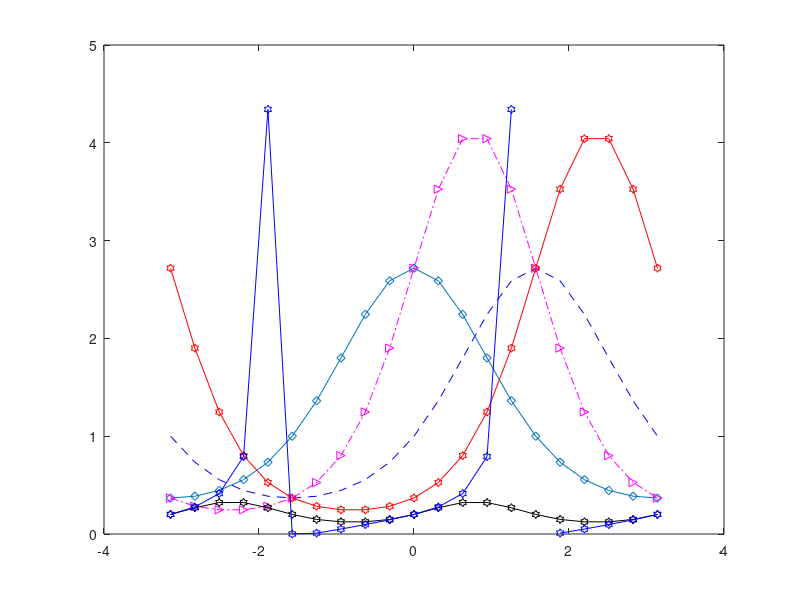

MATLAB code for this plot:
x=-pi:pi/10:pi;
y1=exp(sin(x));
y2=exp(cos(x));
y3=exp(sin(x)+cos(x));
y4=exp(sin(x)-cos(x));
y5=0.2*exp(sin(x).*cos(x));
y6=0.2*exp(sin(x)./cos(x));
plot(x,y1,'b--',x,y2,'d-',x,y3,'m>-.',x,y4,'rh-',x,y5,'kh-',x,y6,'bh-')